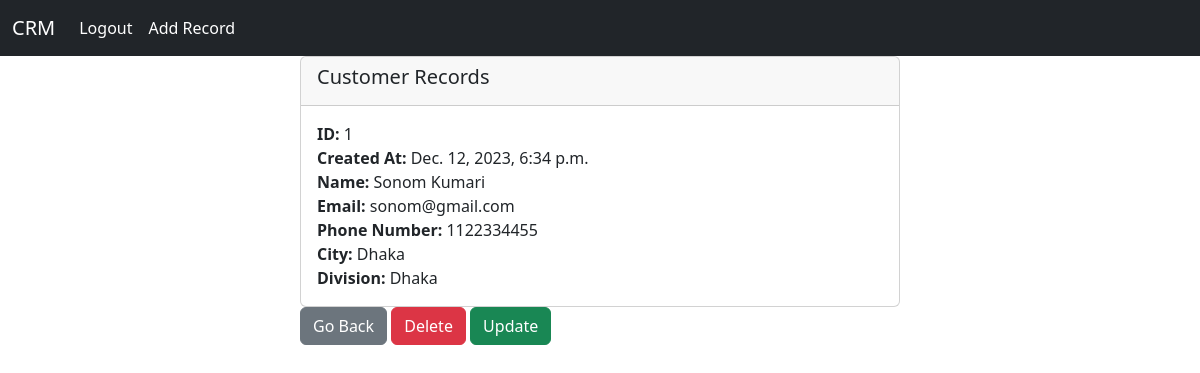
Screenshot of /record/1/ (signed in) with the database file from the repository.
### myapp/models.py (models this page shows)
class Record(models.Model):
    created_at=models.DateTimeField(auto_now_add=True)
    first_name=models.CharField(max_length=100)
    last_name=models.CharField(max_length=100)
    email=models.EmailField()
    phone=models.PositiveIntegerField()
    city=models.CharField(max_length=100)
    division=models.CharField(choices=DIVISION_CHOICE,max_length=70)

### myapp/views.py (the view)
# urls.py: path('record/<int:pk>/', views.custoer_record, name="record"),
def custoer_record(request, pk):
    if request.user.is_authenticated:
        customer_record=Record.objects.get(id=pk)
        return render(request, 'record.html', {'customer_record':customer_record})
    else:
        messages.success(request, 'You must have to login to see data !!')
        return redirect('home')

### myapp/templates/record.html
{% extends 'base.html' %}
{% block content %}
<div class="col-md-6 offset-3">
    <div class="card">
        <div class="card-header"><h5 class="card-title">Customer Records</h5></div>
        <div class="card-body">
            <p class="card-text">
                <strong>ID:</strong> {{customer_record.id}}<br>
                <strong>Created At:</strong> {{customer_record.created_at}}<br>
                <strong>Name:</strong> {{customer_record.first_name}} {{customer_record.last_name}}<br>
                <strong>Email:</strong> {{customer_record.email}}<br>
                <strong>Phone Number:</strong> {{customer_record.phone}}<br>
                <strong>City:</strong> {{customer_record.city}}<br>
                <strong>Division:</strong> {{customer_record.division}}<br>
            </p>
        </div>
    </div>
    <a href="{% url 'home' %}" class="btn  btn-secondary">Go Back</a>
    <a href="{% url 'delete' customer_record.id  %}" class="btn  btn-danger">Delete</a>
    <a href="{% url 'update' customer_record.id  %}" class="btn  btn-success">Update</a>
</div>
{% endblock content %}

### rows the page displays
Record: id "1", created_at "Dec. 12, 2023, 6:34 p.m.", first_name "Sonom", last_name "Kumari", email "sonom@gmail.com", phone "1122334455", city "Dhaka", division "Dhaka"
